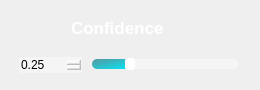
                 <widget class="QFrame" name="Conf_QF">
                  <property name="minimumSize">
                   <size>
                    <width>260</width>
                    <height>90</height>
                   </size>
                  </property>
                  <property name="maximumSize">
                   <size>
                    <width>260</width>
                    <height>90</height>
                   </size>
                  </property>
                  <property name="styleSheet">
                   <string notr="true">QFrame#Conf_QF{
border:2px solid rgba(255, 255, 255, 70);
border-radius:15px;
}</string>
                  </property>
                  <layout class="QVBoxLayout" name="verticalLayout_18">
                   <item>
                    <widget class="QPushButton" name="ToggleBotton_3">
                     <property name="sizePolicy">
                      <sizepolicy hsizetype="Expanding" vsizetype="Fixed">
                       <horstretch>0</horstretch>
                       <verstretch>0</verstretch>
                      </sizepolicy>
                     </property>
                     <property name="minimumSize">
                      <size>
                       <width>0</width>
                       <height>30</height>
                      </size>
                     </property>
                     <property name="maximumSize">
                      <size>
                       <width>16777215</width>
                       <height>30</height>
                      </size>
                     </property>
                     <property name="font">
                      <font>
                       <family>Nirmala UI</family>
                       <pointsize>13</pointsize>
                       <weight>88</weight>
                       <italic>false</italic>
                       <bold>true</bold>
                      </font>
                     </property>
                     <property name="cursor">
                      <cursorShape>ArrowCursor</cursorShape>
                     </property>
                     <property name="mouseTracking">
                      <bool>true</bool>
                     </property>
                     <property name="focusPolicy">
                      <enum>Qt::StrongFocus</enum>
                     </property>
                     <property name="contextMenuPolicy">
                      <enum>Qt::DefaultContextMenu</enum>
                     </property>
                     <property name="layoutDirection">
                      <enum>Qt::LeftToRight</enum>
                     </property>
                     <property name="autoFillBackground">
                      <bool>false</bool>
                     </property>
                     <property name="styleSheet">
                      <string notr="true">QPushButton{
background-image: url(:/setting /images/newsize/conf.png);
background-repeat: no-repeat;
background-position: left center;
border: none;
border-left: 20px solid transparent;

text-align: left;
padding-left: 40px;
padding-bottom: 4px;
color: white;
font: 700 13pt &quot;Nirmala UI&quot;;
}</string>
                     </property>
                     <property name="text">
                      <string>Confidence</string>
                     </property>
                     <property name="autoDefault">
                      <bool>false</bool>
                     </property>
                     <property name="default">
                      <bool>false</bool>
                     </property>
                     <property name="flat">
                      <bool>false</bool>
                     </property>
                    </widget>
                   </item>
                   <item>
                    <widget class="QFrame" name="frame">
                     <property name="sizePolicy">
                      <sizepolicy hsizetype="Preferred" vsizetype="Preferred">
                       <horstretch>0</horstretch>
                       <verstretch>0</verstretch>
                      </sizepolicy>
                     </property>
                     <property name="minimumSize">
                      <size>
                       <width>0</width>
                       <height>20</height>
                      </size>
                     </property>
                     <property name="maximumSize">
                      <size>
                       <width>16777215</width>
                       <height>20</height>
                      </size>
                     </property>
                     <layout class="QHBoxLayout" name="horizontalLayout_17" stretch="3,7">
                      <property name="spacing">
                       <number>10</number>
                      </property>
                      <property name="leftMargin">
                       <number>8</number>
                      </property>
                      <property name="topMargin">
                       <number>0</number>
                      </property>
                      <property name="rightMargin">
                       <number>10</number>
                      </property>
                      <property name="bottomMargin">
                       <number>0</number>
                      </property>
                      <item>
                       <widget class="QDoubleSpinBox" name="conf_spinbox">
                        <property name="cursor">
                         <cursorShape>PointingHandCursor</cursorShape>
                        </property>
                        <property name="styleSheet">
                         <string notr="true">QDoubleSpinBox {
border: 0px solid lightgray;
border-radius: 2px;
background-color: rgba(255,255,255,90);
font: 600 9pt &quot;Segoe UI&quot;;
}
        
QDoubleSpinBox::up-button {
width: 10px;
height: 9px;
margin: 0px 3px 0px 0px;
border-image: url(:/setting /images/newsize/box_up.png);
}
QDoubleSpinBox::up-button:pressed {
margin-top: 1px;
}
            
QDoubleSpinBox::down-button {
width: 10px;
height: 9px;
margin: 0px 3px 0px 0px;
border-image: url(:/setting /images/newsize/box_down.png);
}
QDoubleSpinBox::down-button:pressed {
margin-bottom: 1px;
}</string>
                        </property>
                        <property name="minimum">
                         <double>0.010000000000000</double>
                        </property>
                        <property name="maximum">
                         <double>1.000000000000000</double>
                        </property>
                        <property name="singleStep">
                         <double>0.050000000000000</double>
                        </property>
                        <property name="value">
                         <double>0.250000000000000</double>
                        </property>
                       </widget>
                      </item>
                      <item>
                       <widget class="QSlider" name="conf_slider">
                        <property name="cursor">
                         <cursorShape>PointingHandCursor</cursorShape>
                        </property>
                        <property name="styleSheet">
                         <string notr="true">QSlider::groove:horizontal {
border: none;
height: 10px;
background-color: rgba(255,255,255,90);
border-radius: 5px;
}

QSlider::handle:horizontal {
width: 10px;
margin: -1px 0px -1px 0px;
border-radius: 3px;
background-color: white;
}

QSlider::sub-page:horizontal {
background-color: qlineargradient(x1:0, y1:0, x2:1, y2:1, stop:0 #59969b, stop:1 #04e7fa);
border-radius: 5px;
}</string>
                        </property>
                        <property name="minimum">
                         <number>1</number>
                        </property>
                        <property name="maximum">
                         <number>100</number>
                        </property>
                        <property name="value">
                         <number>25</number>
                        </property>
                        <property name="orientation">
                         <enum>Qt::Horizontal</enum>
                        </property>
                       </widget>
                      </item>
                     </layout>
                    </widget>
                   </item>
                  </layout>
                 </widget>
